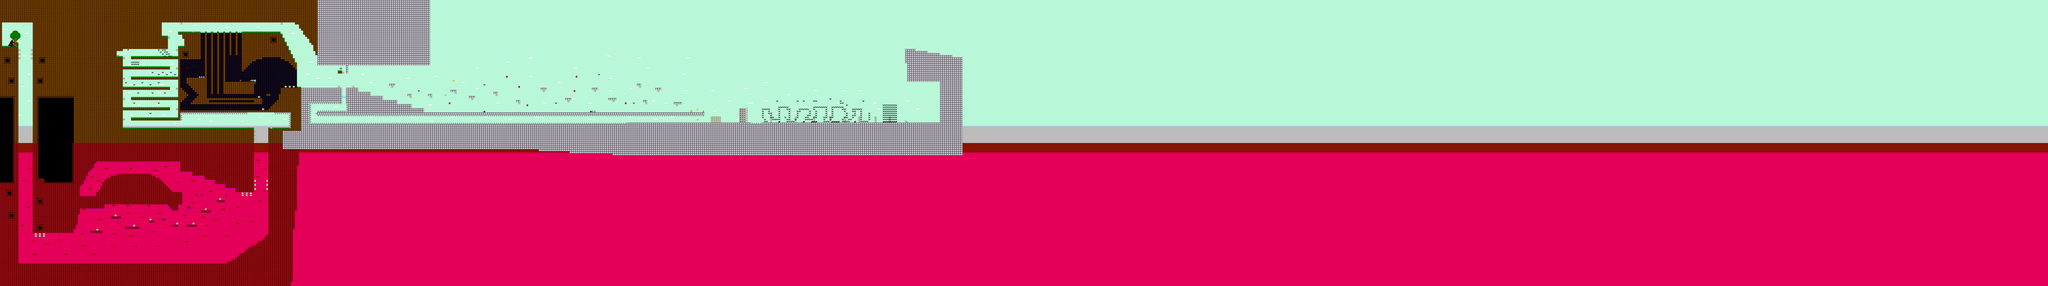

This is a level from a 2D game, rendered from its Tiled map with the project's own tilesets. A one-line summary and the map file follow, with tile-layer data summarised:
An orthogonal 1000x140 tile map with 16x16 px tiles, 4 tile layers (Backgrounds, BG Elements, Platfs, Spawns), 1 hidden layer not drawn, 2 tilesets.

<map version="1.0" orientation="orthogonal" width="1000" height="140" tilewidth="16" tileheight="16">
 <tileset firstgid="1" name="tileset_backgrounds" tilewidth="16" tileheight="16" spacing="2" margin="1">
  <image source="tileset_backgrounds.png" trans="ff00ff" width="252" height="396" />
  <tile id="70">
   <properties>
    <property name="type" value="spikes" />
   </properties>
  </tile>
  <tile id="71">
   <properties>
    <property name="type" value="spikes" />
   </properties>
  </tile>
  <tile id="72">
   <properties>
    <property name="type" value="spikes" />
   </properties>
  </tile>
  <tile id="73">
   <properties>
    <property name="type" value="spikes" />
   </properties>
  </tile>
 </tileset>
 <tileset firstgid="309" name="tileset_spawns" tilewidth="16" tileheight="16" spacing="2" margin="1">
  <image source="tileset_spawns.png" trans="ff00ff" width="198" height="108" />
  <tile id="0">
   <properties>
    <property name="type" value="race_start" />
   </properties>
  </tile>
  <tile id="1">
   <properties>
    <property name="type" value="race_finish" />
   </properties>
  </tile>
  <tile id="2">
   <properties>
    <property name="type" value="spider" />
   </properties>
  </tile>
  <tile id="3">
   <properties>
    <property name="type" value="bat" />
   </properties>
  </tile>
  <tile id="10">
   <properties>
    <property name="type" value="item_apple" />
   </properties>
  </tile>
  <tile id="21">
   <properties>
    <property name="type" value="item_bananas" />
   </properties>
  </tile>
  <tile id="32">
   <properties>
    <property name="type" value="item_chicken" />
   </properties>
  </tile>
  <tile id="43">
   <properties>
    <property name="type" value="powerup_speed" />
   </properties>
  </tile>
  <tile id="54">
   <properties>
    <property name="type" value="powerup_jump" />
   </properties>
  </tile>
  <tile id="55">
   <properties>
    <property name="type" value="player" />
   </properties>
  </tile>
  <tile id="56">
   <properties>
    <property name="type" value="boss" />
   </properties>
  </tile>
  <tile id="65">
   <properties>
    <property name="type" value="powerup_invencibility" />
   </properties>
  </tile>
 </tileset>
 <layer name="Backgrounds" width="1000" height="140">
  <data>[140000 cells, 140000 non-empty, 15 distinct tile ids]</data>
 </layer>
 <layer name="BG Elements" width="1000" height="140">
  <data>[140000 cells, 609 non-empty, 43 distinct tile ids]</data>
 </layer>
 <layer name="Platfs" width="1000" height="140">
  <data>[140000 cells, 20659 non-empty, 29 distinct tile ids]</data>
 </layer>
 <layer name="Spawns" width="1000" height="140">
  <data>[140000 cells, 317 non-empty, 24 distinct tile ids]</data>
 </layer>
 <layer name="guiaJJ" width="1000" height="140" visible="0">
  <data>[140000 cells, 811 non-empty, 3 distinct tile ids]</data>
 </layer>
</map>
